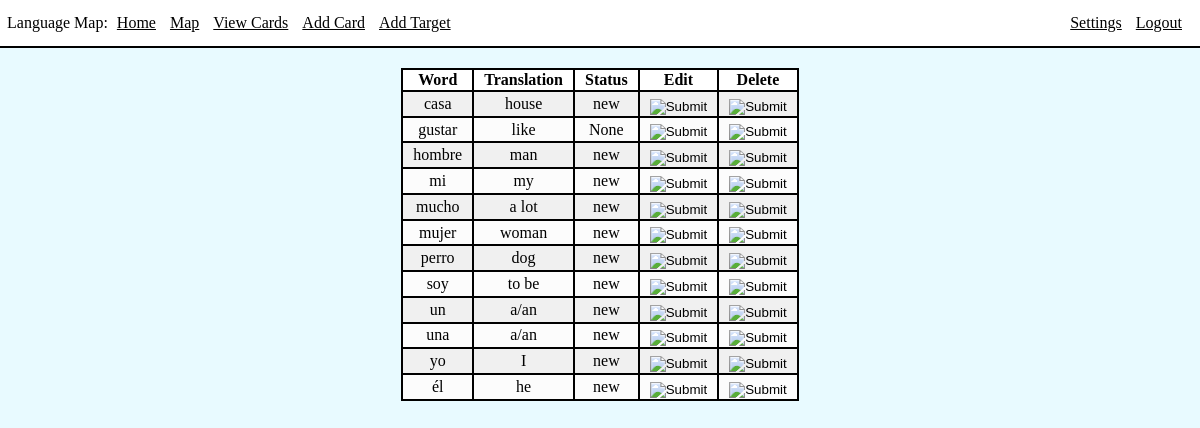
Screenshot of /viewCards (signed in) with the database file from the repository.
### app/models.py (models this page shows, shortened)
class Card(db.Model):
    id = db.Column(db.Integer, primary_key=True)
    word = db.Column(db.String(64), index=True, unique=True)
    translation = db.Column(db.String(1000), index=True)
    status = db.Column(db.String(64), index=True)
    variants = db.relationship("Variant", backref='card', lazy=True)

### app/routes.py (the view)
@app.route('/viewCards')
@login_required
def viewCards():
    cards = Card.query.filter().order_by(Card.word)
    return render_template('viewCards.html', title='View Cards', cards=cards)

### app/models.py (called while the page is built)
@login.user_loader
def load_user(id):
    return User.query.get(int(id))

### app/templates/viewCards.html
{% extends "base.html" %}
{% block content %}
<div class="int">
    <table>
        <thead>
            <th>Word</th>
            <th>Translation</th>
            <th>Status</th>
            <th>Edit</th>
            <th>Delete</th>
        </thead>
        <tbody>
        {% for card in cards %}
        <tr>
            <td>{{ card.word }}</td>
            <td>{{ card.translation }}</td>
            <td>{{ card.status }}</td>
            <td>
                <form action="{{ url_for('editCard', cardID=card.id )}}" method="POST">
                    <input type="image" class="btnimg" src="../static/images/edit.png">
                </form>
            </td>
            <td>
                <form action="{{ url_for('deleteCard', cardID=card.id) }}" method="POST">
                    <input type="image" class="btnimg" src="../static/images/delete.png">
                </form>
            </td>
        </tr>
        {% endfor %}
        </tbody>
    </table>
</div>
{% endblock %}

### app/static/style.css (style rules this page uses)
html, body { background-color: rgb(232, 250, 255); margin: 0px; padding: 0px; }
.int { margin: 20px; }
table { margin-left: auto; margin-right: auto; border: 2px solid black; text-align: center; border-collapse: collapse; }
thead { background-color: white; }
th, td { border: 2px solid black; padding-left: 10px; padding-right: 10px; }
tbody { background-color: rgb(240, 240, 240); }
tr:nth-child(even) { background-color: rgb(252, 252, 252); }
.btnimg { position: relative; margin-top: 10%; margin-left: auto; }

### rows the page displays
Card: word "casa", translation "house", status "new"
Card: word "gustar", translation "like", status "None"
Card: word "hombre", translation "man", status "new"
Card: word "mi", translation "my", status "new"
Card: word "mucho", translation "a lot", status "new"
Card: word "mujer", translation "woman", status "new"
Card: word "perro", translation "dog", status "new"
Card: word "soy", translation "to be", status "new"
Card: word "un", translation "a/an", status "new"
Card: word "una", translation "a/an", status "new"
Card: word "yo", translation "I", status "new"
Card: word "él", translation "he", status "new"
